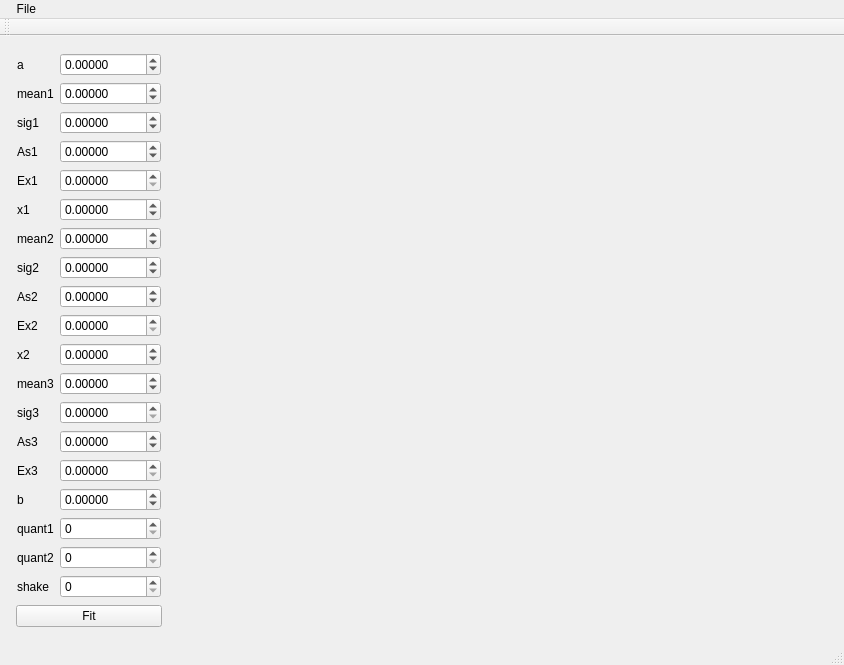
<?xml version="1.0" encoding="UTF-8"?>
<ui version="4.0">
 <class>MainWindow</class>
 <widget class="QMainWindow" name="MainWindow">
  <property name="geometry">
   <rect>
    <x>0</x>
    <y>0</y>
    <width>844</width>
    <height>661</height>
   </rect>
  </property>
  <property name="windowTitle">
   <string>MainWindow</string>
  </property>
  <widget class="QWidget" name="centralWidget">
   <property name="enabled">
    <bool>true</bool>
   </property>
   <layout class="QGridLayout" name="gridLayout">
    <item row="0" column="0">
     <layout class="QVBoxLayout" name="verticalLayout" stretch="0,0">
      <property name="spacing">
       <number>6</number>
      </property>
      <property name="leftMargin">
       <number>5</number>
      </property>
      <property name="topMargin">
       <number>5</number>
      </property>
      <property name="rightMargin">
       <number>5</number>
      </property>
      <property name="bottomMargin">
       <number>5</number>
      </property>
      <item>
       <layout class="QGridLayout" name="gridLayout_2">
        <property name="sizeConstraint">
         <enum>QLayout::SetMinimumSize</enum>
        </property>
        <property name="leftMargin">
         <number>1</number>
        </property>
        <property name="topMargin">
         <number>1</number>
        </property>
        <property name="rightMargin">
         <number>1</number>
        </property>
        <property name="bottomMargin">
         <number>1</number>
        </property>
        <item row="6" column="0">
         <widget class="QLabel" name="label_5">
          <property name="text">
           <string>mean2</string>
          </property>
         </widget>
        </item>
        <item row="3" column="0">
         <widget class="QLabel" name="label">
          <property name="text">
           <string>As1</string>
          </property>
         </widget>
        </item>
        <item row="15" column="0">
         <widget class="QLabel" name="label_16">
          <property name="text">
           <string>b</string>
          </property>
         </widget>
        </item>
        <item row="5" column="1">
         <widget class="QDoubleSpinBox" name="x1DoubleSpinBox">
          <property name="decimals">
           <number>5</number>
          </property>
          <property name="minimum">
           <double>-10000.000000000000000</double>
          </property>
          <property name="maximum">
           <double>10000.000000000000000</double>
          </property>
         </widget>
        </item>
        <item row="4" column="1">
         <widget class="QDoubleSpinBox" name="ex1DoubleSpinBox">
          <property name="sizePolicy">
           <sizepolicy hsizetype="Minimum" vsizetype="Fixed">
            <horstretch>0</horstretch>
            <verstretch>0</verstretch>
           </sizepolicy>
          </property>
          <property name="decimals">
           <number>5</number>
          </property>
          <property name="minimum">
           <double>0.000000000000000</double>
          </property>
          <property name="maximum">
           <double>10000.000000000000000</double>
          </property>
          <property name="singleStep">
           <double>0.100000000000000</double>
          </property>
          <property name="value">
           <double>0.000000000000000</double>
          </property>
         </widget>
        </item>
        <item row="8" column="1">
         <widget class="QDoubleSpinBox" name="as2DoubleSpinBox">
          <property name="decimals">
           <number>5</number>
          </property>
          <property name="minimum">
           <double>-10000.000000000000000</double>
          </property>
          <property name="maximum">
           <double>10000.000000000000000</double>
          </property>
          <property name="singleStep">
           <double>0.100000000000000</double>
          </property>
          <property name="value">
           <double>0.000000000000000</double>
          </property>
         </widget>
        </item>
        <item row="7" column="1">
         <widget class="QDoubleSpinBox" name="sig2DoubleSpinBox">
          <property name="decimals">
           <number>5</number>
          </property>
          <property name="minimum">
           <double>-10000.000000000000000</double>
          </property>
          <property name="maximum">
           <double>10000.000000000000000</double>
          </property>
         </widget>
        </item>
        <item row="11" column="1">
         <widget class="QDoubleSpinBox" name="mean3DoubleSpinBox">
          <property name="decimals">
           <number>5</number>
          </property>
          <property name="minimum">
           <double>-10000.000000000000000</double>
          </property>
          <property name="maximum">
           <double>10000.000000000000000</double>
          </property>
          <property name="singleStep">
           <double>0.100000000000000</double>
          </property>
         </widget>
        </item>
        <item row="10" column="0">
         <widget class="QLabel" name="label_10">
          <property name="text">
           <string>x2</string>
          </property>
         </widget>
        </item>
        <item row="0" column="0">
         <widget class="QLabel" name="label_15">
          <property name="text">
           <string>a</string>
          </property>
         </widget>
        </item>
        <item row="6" column="1">
         <widget class="QDoubleSpinBox" name="mean2DoubleSpinBox">
          <property name="decimals">
           <number>5</number>
          </property>
          <property name="minimum">
           <double>-10000.000000000000000</double>
          </property>
          <property name="maximum">
           <double>10000.000000000000000</double>
          </property>
          <property name="singleStep">
           <double>0.100000000000000</double>
          </property>
          <property name="value">
           <double>0.000000000000000</double>
          </property>
         </widget>
        </item>
        <item row="8" column="0">
         <widget class="QLabel" name="label_7">
          <property name="text">
           <string>As2</string>
          </property>
         </widget>
        </item>
        <item row="12" column="0">
         <widget class="QLabel" name="label_12">
          <property name="text">
           <string>sig3</string>
          </property>
         </widget>
        </item>
        <item row="9" column="1">
         <widget class="QDoubleSpinBox" name="ex2DoubleSpinBox">
          <property name="decimals">
           <number>5</number>
          </property>
          <property name="minimum">
           <double>0.000000000000000</double>
          </property>
          <property name="maximum">
           <double>10000.000000000000000</double>
          </property>
          <property name="singleStep">
           <double>0.100000000000000</double>
          </property>
          <property name="value">
           <double>0.000000000000000</double>
          </property>
         </widget>
        </item>
        <item row="3" column="1">
         <widget class="QDoubleSpinBox" name="as1DoubleSpinBox">
          <property name="sizePolicy">
           <sizepolicy hsizetype="Minimum" vsizetype="Fixed">
            <horstretch>0</horstretch>
            <verstretch>0</verstretch>
           </sizepolicy>
          </property>
          <property name="decimals">
           <number>5</number>
          </property>
          <property name="minimum">
           <double>-10000.000000000000000</double>
          </property>
          <property name="maximum">
           <double>10000.000000000000000</double>
          </property>
          <property name="singleStep">
           <double>0.100000000000000</double>
          </property>
          <property name="value">
           <double>0.000000000000000</double>
          </property>
         </widget>
        </item>
        <item row="9" column="0">
         <widget class="QLabel" name="label_9">
          <property name="text">
           <string>Ex2</string>
          </property>
         </widget>
        </item>
        <item row="7" column="0">
         <widget class="QLabel" name="label_6">
          <property name="text">
           <string>sig2</string>
          </property>
         </widget>
        </item>
        <item row="0" column="1">
         <widget class="QDoubleSpinBox" name="aDoubleSpinBox">
          <property name="decimals">
           <number>5</number>
          </property>
          <property name="minimum">
           <double>-10000.000000000000000</double>
          </property>
          <property name="maximum">
           <double>10000.000000000000000</double>
          </property>
         </widget>
        </item>
        <item row="15" column="1">
         <widget class="QDoubleSpinBox" name="bDoubleSpinBox">
          <property name="decimals">
           <number>5</number>
          </property>
          <property name="minimum">
           <double>-10000.000000000000000</double>
          </property>
          <property name="maximum">
           <double>10000.000000000000000</double>
          </property>
         </widget>
        </item>
        <item row="2" column="0">
         <widget class="QLabel" name="label_8">
          <property name="text">
           <string>sig1</string>
          </property>
         </widget>
        </item>
        <item row="14" column="1">
         <widget class="QDoubleSpinBox" name="ex3DoubleSpinBox">
          <property name="decimals">
           <number>5</number>
          </property>
          <property name="minimum">
           <double>0.000000000000000</double>
          </property>
          <property name="maximum">
           <double>10000.000000000000000</double>
          </property>
          <property name="singleStep">
           <double>0.100000000000000</double>
          </property>
         </widget>
        </item>
        <item row="5" column="0">
         <widget class="QLabel" name="label_4">
          <property name="text">
           <string>x1</string>
          </property>
         </widget>
        </item>
        <item row="4" column="0">
         <widget class="QLabel" name="label_2">
          <property name="text">
           <string>Ex1</string>
          </property>
         </widget>
        </item>
        <item row="13" column="0">
         <widget class="QLabel" name="label_13">
          <property name="text">
           <string>As3</string>
          </property>
         </widget>
        </item>
        <item row="14" column="0">
         <widget class="QLabel" name="label_14">
          <property name="text">
           <string>Ex3</string>
          </property>
         </widget>
        </item>
        <item row="2" column="1">
         <widget class="QDoubleSpinBox" name="sig1DoubleSpinBox">
          <property name="decimals">
           <number>5</number>
          </property>
          <property name="minimum">
           <double>-10000.000000000000000</double>
          </property>
          <property name="maximum">
           <double>10000.000000000000000</double>
          </property>
          <property name="singleStep">
           <double>0.100000000000000</double>
          </property>
          <property name="value">
           <double>0.000000000000000</double>
          </property>
         </widget>
        </item>
        <item row="10" column="1">
         <widget class="QDoubleSpinBox" name="x2DoubleSpinBox">
          <property name="decimals">
           <number>5</number>
          </property>
          <property name="minimum">
           <double>-10000.000000000000000</double>
          </property>
          <property name="maximum">
           <double>10000.000000000000000</double>
          </property>
          <property name="singleStep">
           <double>0.100000000000000</double>
          </property>
         </widget>
        </item>
        <item row="13" column="1">
         <widget class="QDoubleSpinBox" name="as3DoubleSpinBox">
          <property name="decimals">
           <number>5</number>
          </property>
          <property name="minimum">
           <double>-10000.000000000000000</double>
          </property>
          <property name="maximum">
           <double>10000.000000000000000</double>
          </property>
          <property name="singleStep">
           <double>0.100000000000000</double>
          </property>
         </widget>
        </item>
        <item row="1" column="1">
         <widget class="QDoubleSpinBox" name="mean1DoubleSpinBox">
          <property name="decimals">
           <number>5</number>
          </property>
          <property name="minimum">
           <double>-10000.000000000000000</double>
          </property>
          <property name="maximum">
           <double>10000.000000000000000</double>
          </property>
          <property name="singleStep">
           <double>0.100000000000000</double>
          </property>
          <property name="value">
           <double>0.000000000000000</double>
          </property>
         </widget>
        </item>
        <item row="1" column="0">
         <widget class="QLabel" name="label_3">
          <property name="text">
           <string>mean1</string>
          </property>
         </widget>
        </item>
        <item row="16" column="1">
         <widget class="QSpinBox" name="quantilSpinBox"/>
        </item>
        <item row="12" column="1">
         <widget class="QDoubleSpinBox" name="sig3DoubleSpinBox">
          <property name="decimals">
           <number>5</number>
          </property>
          <property name="minimum">
           <double>0.000000000000000</double>
          </property>
          <property name="maximum">
           <double>10000.000000000000000</double>
          </property>
          <property name="singleStep">
           <double>0.100000000000000</double>
          </property>
         </widget>
        </item>
        <item row="11" column="0">
         <widget class="QLabel" name="label_11">
          <property name="text">
           <string>mean3</string>
          </property>
         </widget>
        </item>
        <item row="18" column="1">
         <widget class="QSpinBox" name="shakeSpinBox"/>
        </item>
        <item row="16" column="0">
         <widget class="QLabel" name="label_17">
          <property name="text">
           <string>quant1</string>
          </property>
         </widget>
        </item>
        <item row="18" column="0">
         <widget class="QLabel" name="label_18">
          <property name="text">
           <string>shake</string>
          </property>
         </widget>
        </item>
        <item row="17" column="0">
         <widget class="QLabel" name="label_19">
          <property name="text">
           <string>quant2</string>
          </property>
         </widget>
        </item>
        <item row="17" column="1">
         <widget class="QSpinBox" name="quant2SpinBox"/>
        </item>
       </layout>
      </item>
      <item>
       <widget class="QPushButton" name="fitButton">
        <property name="text">
         <string>Fit</string>
        </property>
       </widget>
      </item>
     </layout>
    </item>
    <item row="0" column="2">
     <widget class="QCustomPlot" name="plotWidget" native="true">
      <property name="sizePolicy">
       <sizepolicy hsizetype="Expanding" vsizetype="Expanding">
        <horstretch>1</horstretch>
        <verstretch>0</verstretch>
       </sizepolicy>
      </property>
     </widget>
    </item>
   </layout>
  </widget>
  <widget class="QMenuBar" name="menuBar">
   <property name="geometry">
    <rect>
     <x>0</x>
     <y>0</y>
     <width>844</width>
     <height>19</height>
    </rect>
   </property>
   <widget class="QMenu" name="menu_File">
    <property name="title">
     <string>  File</string>
    </property>
    <addaction name="actionOpen"/>
   </widget>
   <addaction name="menu_File"/>
  </widget>
  <widget class="QToolBar" name="mainToolBar">
   <attribute name="toolBarArea">
    <enum>TopToolBarArea</enum>
   </attribute>
   <attribute name="toolBarBreak">
    <bool>false</bool>
   </attribute>
  </widget>
  <widget class="QStatusBar" name="statusBar"/>
  <action name="actionOpen">
   <property name="text">
    <string>Open</string>
   </property>
  </action>
 </widget>
 <layoutdefault spacing="6" margin="11"/>
 <customwidgets>
  <customwidget>
   <class>QCustomPlot</class>
   <extends>QWidget</extends>
   <header>qcustomplot/qcustomplot.h</header>
   <container>1</container>
  </customwidget>
 </customwidgets>
 <tabstops>
  <tabstop>aDoubleSpinBox</tabstop>
  <tabstop>mean1DoubleSpinBox</tabstop>
  <tabstop>sig1DoubleSpinBox</tabstop>
  <tabstop>as1DoubleSpinBox</tabstop>
  <tabstop>ex1DoubleSpinBox</tabstop>
  <tabstop>x1DoubleSpinBox</tabstop>
  <tabstop>mean2DoubleSpinBox</tabstop>
  <tabstop>sig2DoubleSpinBox</tabstop>
  <tabstop>as2DoubleSpinBox</tabstop>
  <tabstop>ex2DoubleSpinBox</tabstop>
  <tabstop>x2DoubleSpinBox</tabstop>
  <tabstop>mean3DoubleSpinBox</tabstop>
  <tabstop>sig3DoubleSpinBox</tabstop>
  <tabstop>as3DoubleSpinBox</tabstop>
  <tabstop>ex3DoubleSpinBox</tabstop>
  <tabstop>bDoubleSpinBox</tabstop>
 </tabstops>
 <resources/>
 <connections/>
</ui>
